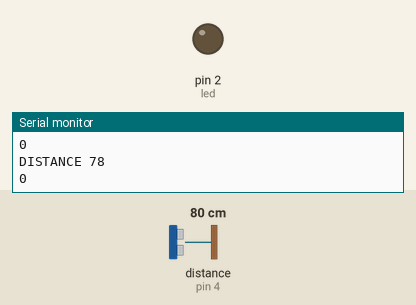
Simulated run of this sketch. Board: Arduino Uno, built with avr-gcc and run on an emulated ATmega328P. Parts: output pins drawn as LEDs (lit = HIGH), the last lines printed to the serial monitor. Wiring (inferred from the names in the program): ultrasonic range finder: trigger pin 3; echo pin 4. Dashed ring = blinking. The test bench sets the inputs (shaded band); at power-on: distance to the obstacle (sensor on pin 4) 80 cm. The echo pulse lasts 58.3 µs per cm; pins used as bus, display or sensor lines are not drawn.

Above: at 1.2 s.
1.3 s: distance to the obstacle (sensor on pin 4) set to 13 cm
2.8 s: distance to the obstacle (sensor on pin 4) set to 10 cm
At 3.14 s:
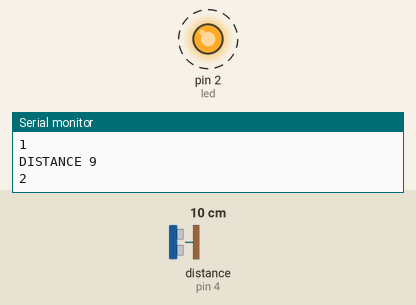
5.8 s: distance to the obstacle (sensor on pin 4) set to 35 cm
At 5.8 s:
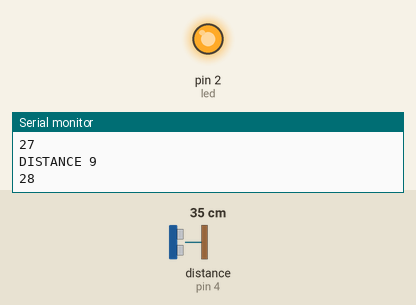
7.3 s: distance to the obstacle (sensor on pin 4) set to 2 cm
At 7.53 s:
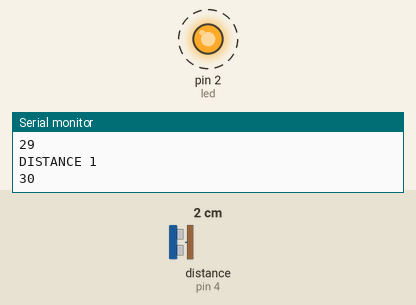
Timing chart, 0 to 11.3 s (numbered marks = the images above; inputs shaded):
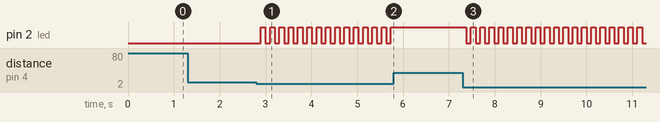

The sketch:

Arduino_Code.ino
```cpp
/*THIS CODE LOGIC WILL WORK AS BY ODD OR EVEN GESTURES . AS THE STARTING GESTURE IS ZERO SO 1ST GESTURE IS ONE AND THAT IS ODD SO
   FOR ODD GESTURE THE LED OR THE RELAY WILL TURN ON AND FOR EVEN IT WILL TURN OFF
*/


#define trig_pin 3
#define echo_pin 4
#define led 2
long duration = 0;
int distance = 0;
int gesture = 0;


void setup() {
  Serial.begin(9600);
  pinMode(trig_pin, OUTPUT);
  pinMode(echo_pin, INPUT);
  pinMode(led, OUTPUT);

  // put your setup code here, to run once:

}

void loop() {
  digitalWrite(3, LOW);
  delayMicroseconds(2);
  digitalWrite(3, HIGH);
  delayMicroseconds(10);
  digitalWrite(3, LOW);


  duration = pulseIn(4, HIGH);
  distance = (duration  * 0.034 ) / 2 ;
  Serial.print("DISTANCE " );
   Serial.println(distance);


  Serial.println(gesture);
  gesture_count();

  delay(100);

  // put your main code here, to run repeatedly:

}


void gesture_count()
{

  if (distance <= 10)//for gesture detection
  {
    gesture++;
  }
  if (gesture % 2 == 1)
  {
    digitalWrite(led, HIGH);
  }

  if (gesture % 2 == 0)
  {
    digitalWrite(led, LOW);
  }

}
```

Measured:
- the behaviour switches between 12 and 11 cm on distance to the obstacle (sensor on pin 4) (found by bisection; images 0 and 1)
- after the input at 2.8 s, pin 2 (led): alternates HIGH for 0.10 s and LOW for 0.10 s, starting after 0.10 s
- after the input at 5.8 s, pin 2 (led): stops changing and stays HIGH
- after the input at 7.3 s, pin 2 (led): alternates HIGH for 0.10 s and LOW for 0.10 s, starting after 0.08 s
